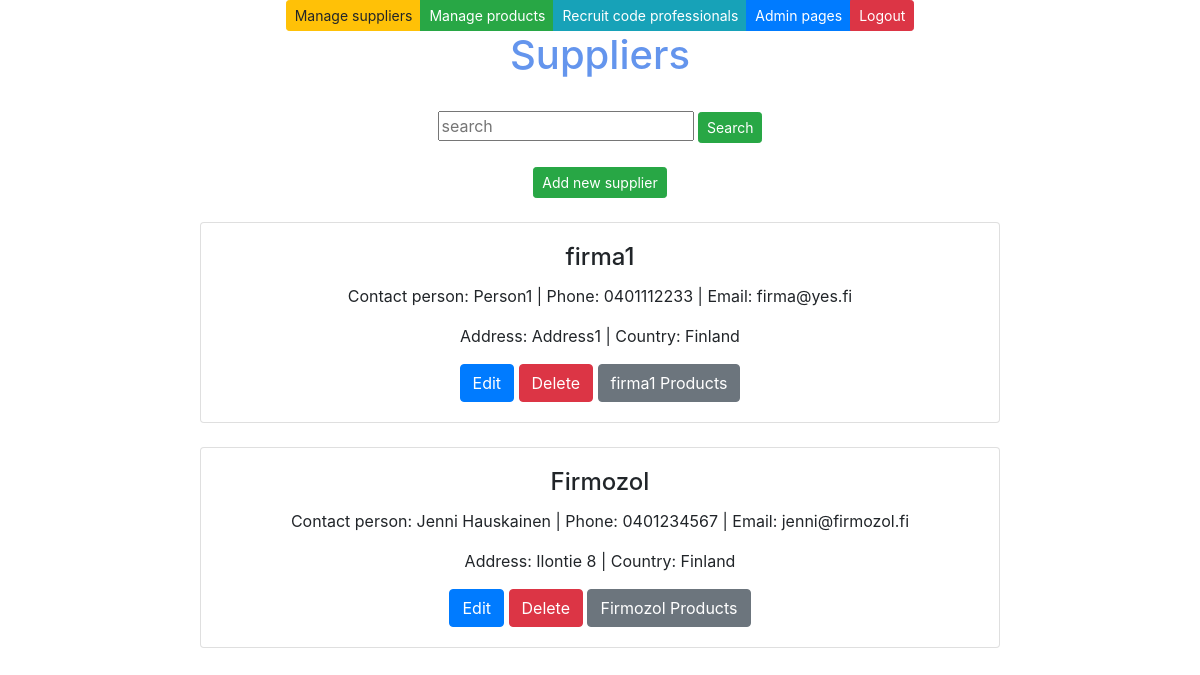
Page /suppliers/ (signed in) on the committed database.
### app/models.py (models this page shows, shortened)
class Supplier(models.Model):
    companyname = models.CharField(max_length = 50, default="firma")
    contactname = models.CharField(max_length = 50, default="firma")
    address = models.CharField(max_length = 100, default="firma")
    phone = models.CharField(max_length = 20, default="firma")
    email = models.CharField(max_length = 50, default="firma")
    country = models.CharField(max_length = 50, default="firma")

### app/views.py (the view)
# urls.py: path('suppliers/', supplierlistview),
def supplierlistview(request):
    if not request.user.is_authenticated:
        return render(request, 'loginpage.html')
    else:
        supplierlist = Supplier.objects.all()
        context = {'suppliers': supplierlist}
        return render(request, 'supplierlist.html', context)

### app/templates/supplierlist.html (shortened to what this page needs)
{% extends 'index.html' %}
{% block content %}
<br />
<h1>Suppliers</h1>
<br />
<form method="post" action="/search-suppliers/">
    <input class="card-text" type="text" placeholder="search" name="search">
    <input type="submit" value="Search" class="btn btn-success btn-sm" name="">
</form>
<br />
<button id="add-btn" class="btn btn-success btn-sm" onclick="showaddform()">Add new supplier</button>
<br /><br />
{% for s in suppliers %}
<div class="card" style="max-width: 50rem;">
    <div class="card-body">
        <h4 class="card-title">{{s.companyname}}</h4>
        <p class="card-text">Contact person: {{s.contactname}} | Phone: {{s.phone}} | Email: {{s.email}}</p>
        <p class="card-text">Address: {{s.address}} | Country: {{s.country}}</p>
        <a href="/edit-supplier-get/{{s.id}}/" class="btn btn-primary">Edit</a>
        <a href="/confirm-delete-supplier/{{s.id}}/" class="btn btn-danger">Delete</a>
        <a href="/products-by-supplier/{{s.id}}/" class="btn btn-secondary">{{s.companyname}} Products</a>
    </div>
</div>
<br />
{% empty %}
<div class="card" style="width: 50rem;">
    <div class="card-body">
        <p class="card-text">No products found in the database </p>
    </div>
</div>
{% endfor %}
{% endblock %}

### app/templates/index.html (shortened to what this page needs)
<!DOCTYPE html>
<html>
    <head>
        <link rel="stylesheet" href="https://stackpath.bootstrapcdn.com/bootstrap/4.5.0/css/bootstrap.min.css">
        <link rel="stylesheet" href="https://cdnjs.cloudflare.com/ajax/libs/font-awesome/5.11.2/css/all.min.css">
        {% load static %}
        <link rel="stylesheet" type="text/css" href="{% static 'style.css' %}">
    </head>
    <body>
        <div class="container">
            <center>
                {% if request.user.is_authenticated %}
                <div class="btn-group" role="group">
                    <a class="btn btn-warning btn-sm" href="/suppliers">Manage suppliers</a>
                    <a class="btn btn-success btn-sm" href="/products">Manage products</a>
                    <a class="btn btn-info btn-sm" href="http://careeria.fi">Recruit code professionals</a>
                    <a class="btn btn-primary btn-sm" href="/admin">Admin pages</a>
                    <a class="btn btn-danger btn-sm" href="/logout">Logout</a>
                </div>
                {% else %}
                <div class="btn-group" role="group">
                    <a class="btn btn-info btn-sm" href="http://careeria.fi">Recruit code professionals</a>
                    <a class="btn btn-primary btn-sm" href="/admin">Admin pages</a>
                </div>
                {% endif %}
                {% block content %}
                {% endblock %}
            </center>
        </div>
    </body>
</html>

### app/static/style.css (style rules this page uses)
h1 { color: cornflowerblue; }

### rows in the picture
Supplier: companyname "firma1", contactname "Person1", phone "0401112233", email "firma@yes.fi", address "Address1", country "Finland"
Supplier: companyname "Firmozol", contactname "Jenni Hauskainen", phone "0401234567", email "jenni@firmozol.fi", address "Ilontie 8", country "Finland"
